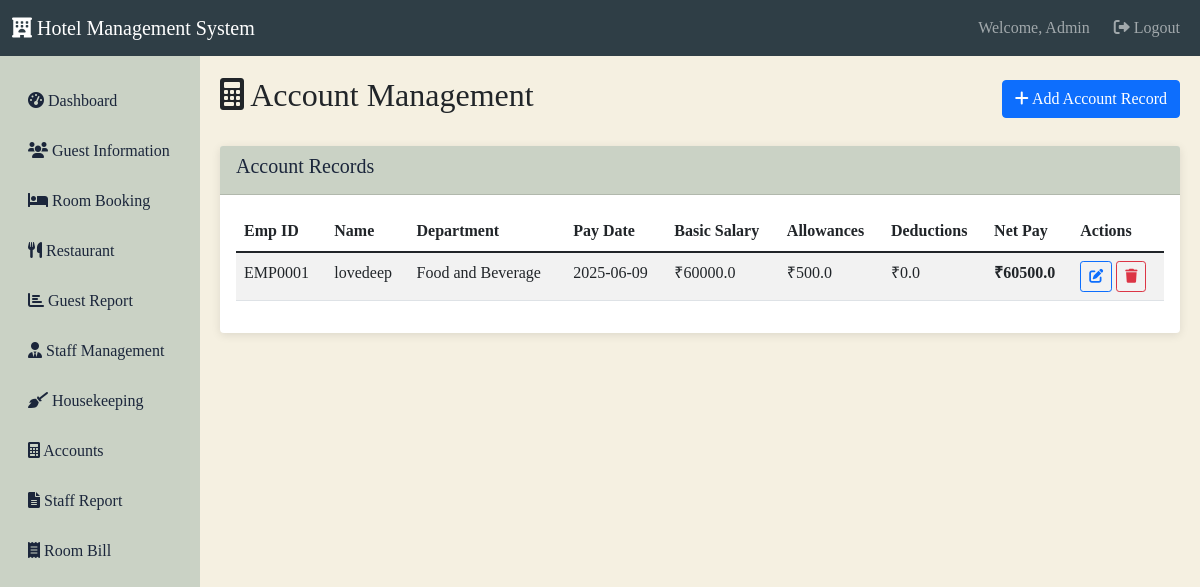
The page /account/ (signed in) on the database its author committed.
### tables this page shows
CREATE TABLE admin_emp (
            id INTEGER PRIMARY KEY AUTOINCREMENT,
            name TEXT NOT NULL,
            emp_id TEXT UNIQUE NOT NULL,
            department TEXT NOT NULL,
            type TEXT NOT NULL,
            password TEXT NOT NULL
        );

CREATE TABLE account (
            id INTEGER PRIMARY KEY AUTOINCREMENT,
            emp_id TEXT NOT NULL,
            full_name TEXT NOT NULL,
            id_type TEXT NOT NULL,
            id_number TEXT NOT NULL,
            gender TEXT NOT NULL,
            contact TEXT NOT NULL,
            address TEXT NOT NULL,
            date TEXT NOT NULL,
            basic_salary REAL NOT NULL,
            allowances REAL NOT NULL,
            deductions REAL NOT NULL,
            net_pay REAL NOT NULL
        );

CREATE TABLE staff_detail (
            emp_id TEXT PRIMARY KEY,
            full_name TEXT NOT NULL,
            id_type TEXT NOT NULL,
            id_number TEXT NOT NULL,
            gender TEXT NOT NULL,
            age TEXT NOT NULL,
            contact TEXT NOT NULL,
            address TEXT NOT NULL,
            department TEXT NOT NULL,
            designation TEXT NOT NULL,
            joining_date TEXT NOT NULL,
            image TEXT,
            salary REAL
        );

### routes/account.py (the view)
@account_bp.route('/')
@login_required
def index():
    conn = get_db()
    cursor = conn.cursor()
    cursor.execute('''
        SELECT a.*, s.full_name, s.department, s.designation
        FROM account a
        LEFT JOIN staff_detail s ON a.emp_id = s.emp_id
        ORDER BY a.date DESC
    ''')
    accounts = cursor.fetchall()
    conn.close()
    return render_template('account/index.html', accounts=accounts)

### app.py (called while the page is built)
@login_manager.user_loader
def load_user(user_id):
    from models import User
    return User.get(user_id)

### database.py (called while the page is built)
def get_db():
    conn = sqlite3.connect(Config.DATABASE_PATH)
    conn.row_factory = sqlite3.Row
    return conn

### models.py (called while the page is built)
    @staticmethod
    def get(user_id):
        conn = get_db()
        cursor = conn.cursor()
        cursor.execute('SELECT * FROM admin_emp WHERE id = ?', (user_id,))
        user_data = cursor.fetchone()
        conn.close()
        if user_data:
            return User(
                id=user_data['id'],
                name=user_data['name'],
                emp_id=user_data['emp_id'],
                department=user_data['department'],
                user_type=user_data['type']
            )
        return None

### templates/account/index.html (shortened to what this page needs)
{% extends "base.html" %}
{% block content %}
<div class="d-flex justify-content-between align-items-center mb-4">
    <h2><i class="fas fa-calculator"></i> Account Management</h2>
    <a href="{{ url_for('account.add') }}" class="btn btn-primary">
        <i class="fas fa-plus"></i> Add Account Record
    </a>
</div>
<div class="card">
    <div class="card-header">
        <h5>Account Records</h5>
    </div>
    <div class="card-body">
        <div class="table-responsive">
            <table class="table table-striped">
                <thead>
                    <tr>
                        <th>Emp ID</th>
                        <th>Name</th>
                        <th>Department</th>
                        <th>Pay Date</th>
                        <th>Basic Salary</th>
                        <th>Allowances</th>
                        <th>Deductions</th>
                        <th>Net Pay</th>
                        <th>Actions</th>
                    </tr>
                </thead>
                              <tbody>
                    {% for account in accounts %}
                    <tr>
                        <td>{{ account.emp_id }}</td>
                        <td>{{ account.full_name }}</td>
                        <td>{{ account.department or 'N/A' }}</td>
                        <td>{{ account.date }}</td>
                        <td>₹{{ account.basic_salary }}</td>
                        <td>₹{{ account.allowances }}</td>
                        <td>₹{{ account.deductions }}</td>
                        <td><strong>₹{{ account.net_pay }}</strong></td>
                        <td>
                            <a href="{{ url_for('account.edit', account_id=account.id) }}" class="btn btn-sm btn-outline-primary">
                                <i class="fas fa-edit"></i>
                            </a>
                            <a href="{{ url_for('account.delete', account_id=account.id) }}"
                               class="btn btn-sm btn-outline-danger"
                               onclick="return confirm('Are you sure you want to delete this record?')">
                                <i class="fas fa-trash"></i>
                            </a>
                        </td>
                    </tr>
                    {% else %}
                    <tr>
                        <td colspan="9" class="text-center">No account records found</td>
                    </tr>
                    {% endfor %}
                </tbody>
            </table>
        </div>
    </div>
</div>
{% endblock %}

### templates/base.html (shortened to what this page needs)
<!DOCTYPE html>
<html lang="en">
<head>
    <link href="https://cdn.jsdelivr.net/npm/bootstrap@5.1.3/dist/css/bootstrap.min.css" rel="stylesheet">
    <link href="https://cdnjs.cloudflare.com/ajax/libs/font-awesome/6.0.0/css/all.min.css" rel="stylesheet">
</head>
<body>
    <nav class="navbar navbar-expand-lg navbar-dark">
        <div class="container-fluid">
            <a class="navbar-brand" href="{{ url_for('main.dashboard') }}">
                <i class="fas fa-hotel"></i> Hotel Management System
            </a>
            {% if current_user.is_authenticated %}
            <div class="navbar-nav ms-auto">
                <span class="navbar-text me-3">Welcome, {{ current_user.name }}</span>
                <a class="nav-link" href="{{ url_for('auth.logout') }}">
                    <i class="fas fa-sign-out-alt"></i> Logout
                </a>
            </div>
            {% else %}
            <div class="navbar-nav ms-auto">
                <a class="nav-link" href="{{ url_for('auth.login') }}">
                    <i class="fas fa-sign-in-alt"></i> Login
                </a>
            </div>
            {% endif %}
        </div>
    </nav>
    <div class="container-fluid">
        <div class="row">
            {% if current_user.is_authenticated %}
            <nav class="col-md-2 sidebar">
                <div class="nav flex-column">
                    <a class="nav-link" href="{{ url_for('main.dashboard') }}">
                        <i class="fas fa-tachometer-alt"></i> Dashboard
                    </a>
                    <a class="nav-link" href="{{ url_for('guest.index') }}">
                        <i class="fas fa-users"></i> Guest Information
                    </a>
                    <a class="nav-link" href="{{ url_for('room.booking') }}">
                        <i class="fas fa-bed"></i> Room Booking
                    </a>
                    <a class="nav-link" href="{{ url_for('restaurant.index') }}">
                        <i class="fas fa-utensils"></i> Restaurant
                    </a>
                    <a class="nav-link" href="{{ url_for('report.guest_report') }}">
                        <i class="fas fa-chart-bar"></i> Guest Report
                    </a>
                    {% if session.user_type == 'Admin' %}
                    <a class="nav-link" href="{{ url_for('staff.index') }}">
                        <i class="fas fa-user-tie"></i> Staff Management
                    </a>
                    {% endif %}
                    <a class="nav-link" href="{{ url_for('housekeeping.index') }}">
                        <i class="fas fa-broom"></i> Housekeeping
                    </a>
                    <a class="nav-link" href="{{ url_for('account.index') }}">
                        <i class="fas fa-calculator"></i> Accounts
                    </a>
                    {% if session.user_type == 'Admin' %}
                    <a class="nav-link" href="{{ url_for('report.staff_report') }}">
                        <i class="fas fa-file-alt"></i> Staff Report
                    </a>
                    {% endif %}
                    <a class="nav-link" href="{{ url_for('room.bill') }}">
                        <i class="fas fa-receipt"></i> Room Bill
                    </a>
                </div>
            </nav>
            <main class="col-md-10 content">
            {% else %}
            <main class="col-12 content">
            {% endif %}
                {% block content %}{% endblock %}
            </main>
        </div>
    </div>
</body>
</html>

### templates/base.html (style rules this page uses)
:root { --primary-color: #2f3e46; --secondary-color: #cad2c5; --accent-color: #f5f0e1; --text-color: #1b263b; }
body { background-color: var(--accent-color); font-family: 'Times New Roman', serif; }
.navbar { background-color: var(--primary-color) !important; }
.sidebar { background-color: var(--secondary-color); min-height: calc(100vh - 56px); padding-top: 20px; }
.sidebar .nav-link { color: var(--text-color); margin: 5px 0; border-radius: 5px; }
.content { padding: 20px; }
.card { border: none; box-shadow: 0 2px 10px rgba(0,0,0,0.1); }
.card-header { background-color: var(--secondary-color); color: var(--text-color); font-weight: bold; }

### rows shown on the page
admin_emp: name "Admin"
account: emp_id "EMP0001", full_name "lovedeep", department "Food and Beverage", date "2025-06-09", basic_salary "60000.0", allowances "500.0", deductions "0.0", net_pay "60500.0"
